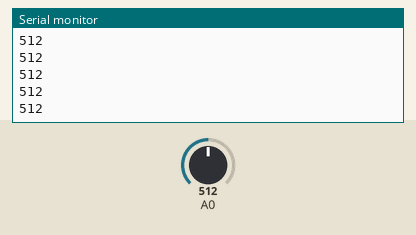
Bench run of a sketch on a simulated ESP8266 (NodeMCU). Shown: the last lines printed to the serial monitor. Inputs (shaded band) come from the test bench; at power-on: A0 = 512. WiFi joins after 1.5 s; servers stay silent unless stated.

Above: at 3.0 s.
3.1 s: A0 set to 716
At 4.0 s:
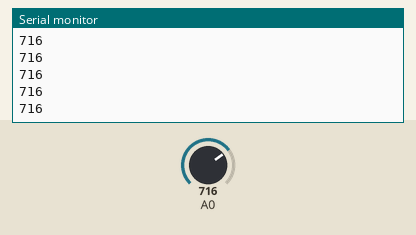
4.6 s: A0 set to 900
At 5.2 s:
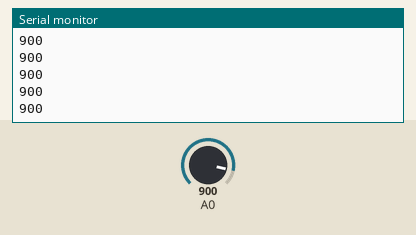
Timing chart, 0 to 7.6 s (numbered marks = the images above; inputs shaded):
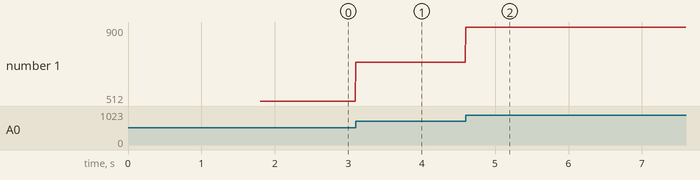

Measured:
- after the input at 3.1 s, the serial monitor: prints a new line at once (image 1)
- after the input at 4.6 s, the serial monitor: prints a new line at once (image 2)
- plotted number 1: 512 → 716 after the input at 3.1 s, 716 → 900 after the input at 4.6 s

The sketch:

LDR_blynk_2.ino
```cpp
#define BLYNK_TEMPLATE_ID "TMPLnNss8eBQ"
#define BLYNK_DEVICE_NAME "led blinking"
#define BLYNK_AUTH_TOKEN "HK0yT-ZrJEzUvMt3QJXTCpXS2EahZa7K"

#include <Blynk.h>
#include <WiFi.h>
#include <WiFiClient.h>
#define BLYNK_PRINT Serial
#include <ESP8266WiFi.h>
#include <BlynkSimpleEsp8266.h>

char auth[] = "BLYNK_AUTH_TOKEN";
char ssid[] = "ARSHATH";
char pass[] = "asdfghjkl";

//int sensorpin = A0;
int sensorvalue =0;

void setup()
{

  Serial.begin(9600);
  Blynk.begin(auth, ssid, pass);
}


BLYNK_WRITE(V0)
{

}

void loop()
{
  Blynk.run();
  int sensorvalue = analogRead(34);
  Blynk.virtualWrite(sensorvalue);
  Serial.println(sensorvalue);
}
```
